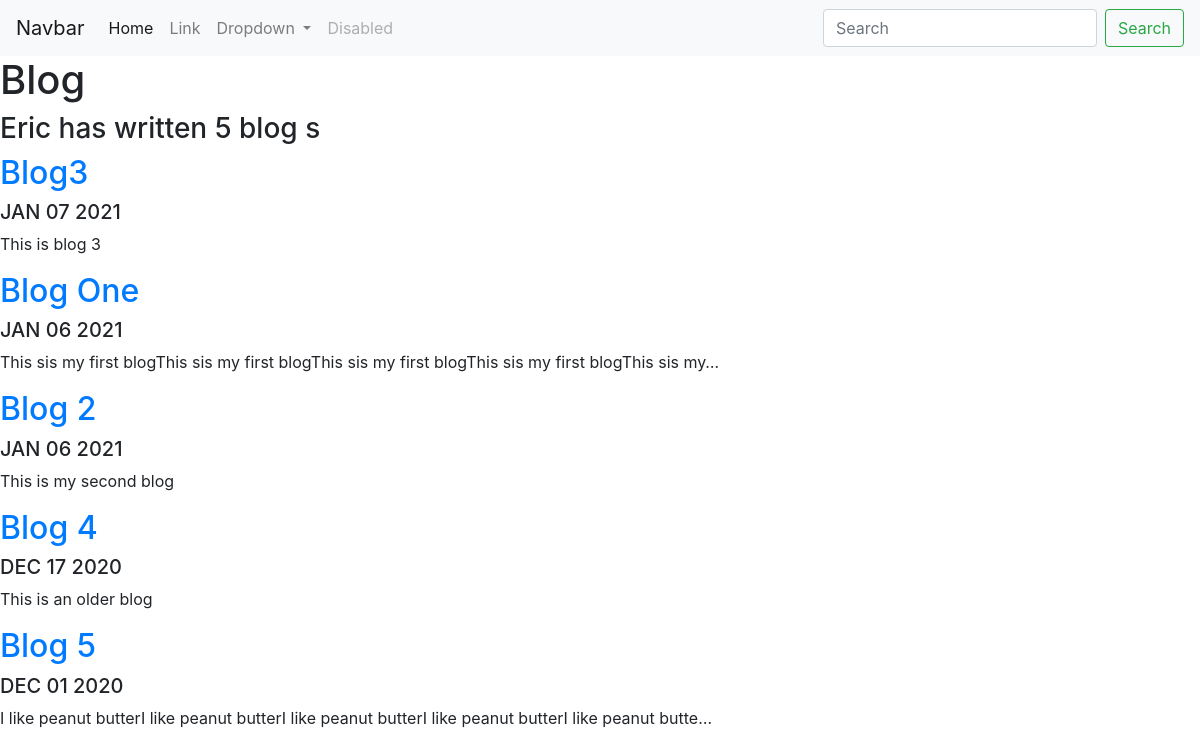
Screenshot of /blog/ with the database file from the repository.
### blog/models.py (models this page shows, shortened)
class Blog(models.Model):
    title = models.CharField(max_length=200)
    body = models.TextField()
    date = models.DateField()

### blog/views.py (the view)
# urls.py: path('', views.all_blogs, name='all_blogs'),
def all_blogs(request):
    blogs=Blog.objects.order_by('-date')
    return render(request, 'blog/all_blogs.html', {'blogs': blogs})

### blog/templates/blog/all_blogs.html
{% extends 'portfolio/base.html' %}
{% block content %}
<h1>Blog</h1>
<h3>Eric has written {{blogs.count}} blog {{ blogs.count | pluralize }} </h3>
{% for blog in blogs %}
<a href="{% url 'blog:detail' blog.id%}"><h2>{{ blog.title }}</h2></a>
<h5>{{ blog.date|date:'M d Y'|upper }}</h5>
<p>{{ blog.body|truncatechars:100 }}</p>
{% endfor %}
{% endblock %}

### rows the page displays
Blog: title "Blog3", date "JAN 07 2021", body "This is blog 3"
Blog: title "Blog One", date "JAN 06 2021", body "This sis my first blogThis sis my first blogThis sis my first blogThis sis my first blogThis sis my…"
Blog: title "Blog 2", date "JAN 06 2021", body "This is my second blog"
Blog: title "Blog 4", date "DEC 17 2020", body "This is an older blog"
Blog: title "Blog 5", date "DEC 01 2020", body "I like peanut butterI like peanut butterI like peanut butterI like peanut butterI like peanut butte…"

### other values shown
{{ blogs.count }} "5"
{{ blogs.count | pluralize }} "s"
